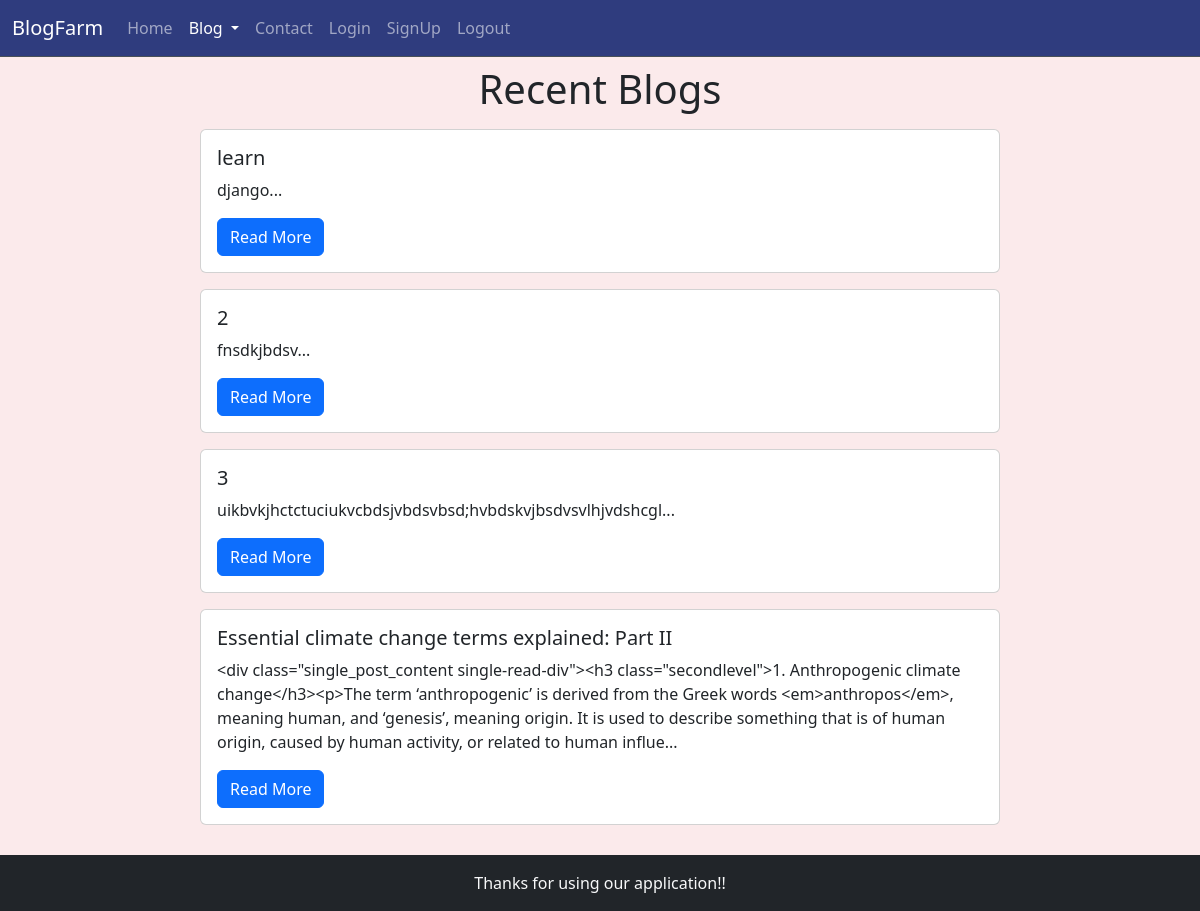
The page /blog on the database as committed earlier.
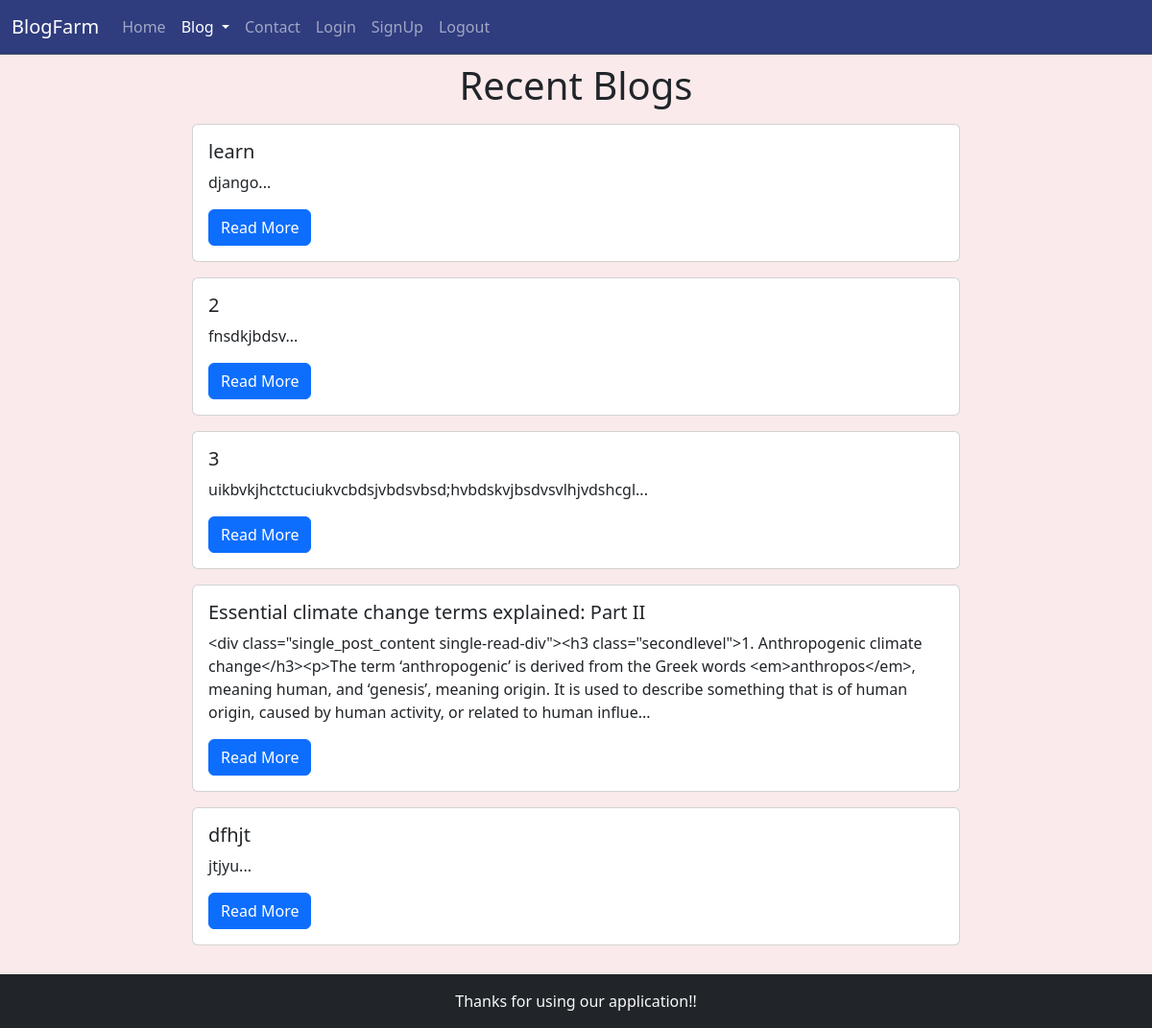
The same page on the database as committed later.
### blog/models.py (models this page shows, shortened)
class Blog(models.Model):
    sno=models.AutoField(primary_key=True)
    title=models.CharField(max_length=200)
    content=models.TextField()
    slug=models.CharField(max_length=200)
    time=models.DateTimeField(auto_now_add=True)

### blog/views.py (the view)
# urls.py: path('', include('blog.urls'))
def blog(request):
    allblogs=Blog.objects.all()
    context={'blogs':allblogs}
    return render(request,'bloghome.html',context)

### templates/bloghome.html (shortened to what this page needs)
{% extends "base.html" %}
{% block blogactive %}active{% endblock blogactive %}
{% block body %}
<h1 class="text-center">Recent Blogs</h1>
{% for i in blogs %}
<div class="card my-3 mx-auto" style="width: 50rem;">
    <div class="card-body">
      <h5 class="card-title">{{i.title}}</h5>
      <p class="card-text">{{i.content|slice:345}}...</p>
      <a href="./blog/{{i.slug}}" class="btn btn-primary">Read More</a>
    </div>
</div>
{% endfor %}
{% endblock body %}

### templates/base.html (shortened to what this page needs)
<!doctype html>
<html lang="en">
<head>
  <nav class="navbar navbar-expand-lg border-bottom border-body " data-bs-theme="dark"
    style="background-color : #2F3C7E;">
    <div class="container-fluid">
      <a class="navbar-brand">BlogFarm</a>
      <div class="collapse navbar-collapse" id="navbarSupportedContent">
        <ul class="navbar-nav me-auto mb-2 mb-lg-0">
          <li class="nav-item">
            <a class="nav-link {% block homeactive %}{% endblock homeactive %}" aria-current="page" href="./">Home</a>
          </li>
          <li class="nav-item dropdown">
            <a class="nav-link dropdown-toggle {% block blogactive %}{% endblock blogactive %}" href="./blog"
              role="button" data-bs-toggle="dropdown" aria-expanded="false">
              Blog
            </a>
          </li>
          <li class="nav-item">
            <a class="nav-link {% block contactactive %}{% endblock contactactive %}" href="./contact">Contact</a>
          </li>
          <li class="nav-item">
            <a class="nav-link {% block loginactive %}{% endblock loginactive %}" aria-current="page"
              href="./login">Login</a>
          </li>
          <li class="nav-item">
            <a class="nav-link {% block signupactive %}{% endblock signupactive %}" aria-current="page"
              href="./signup">SignUp</a>
          </li>
          <li class="nav-item">
            <a class="nav-link" aria-current="page" href="logout">Logout</a>
          </li>
        </ul>
      </div>
    </div>
  </nav>
  <link href="https://cdn.jsdelivr.net/npm/bootstrap@5.3.2/dist/css/bootstrap.min.css" rel="stylesheet"
>
</head>
<body style="background-color:#FBEAEB; padding-bottom: 70px;">
  <h1>{% block body %}{% endblock body %}</h1>
  <footer class="text-center bg-dark text-light fixed-bottom py-3 ">
    Thanks for using our application!!
  </footer>
</body>
</html>

Rows that differ between the two databases and show on the page:
added Blog: title "dfhjt", content "jtjyu"
